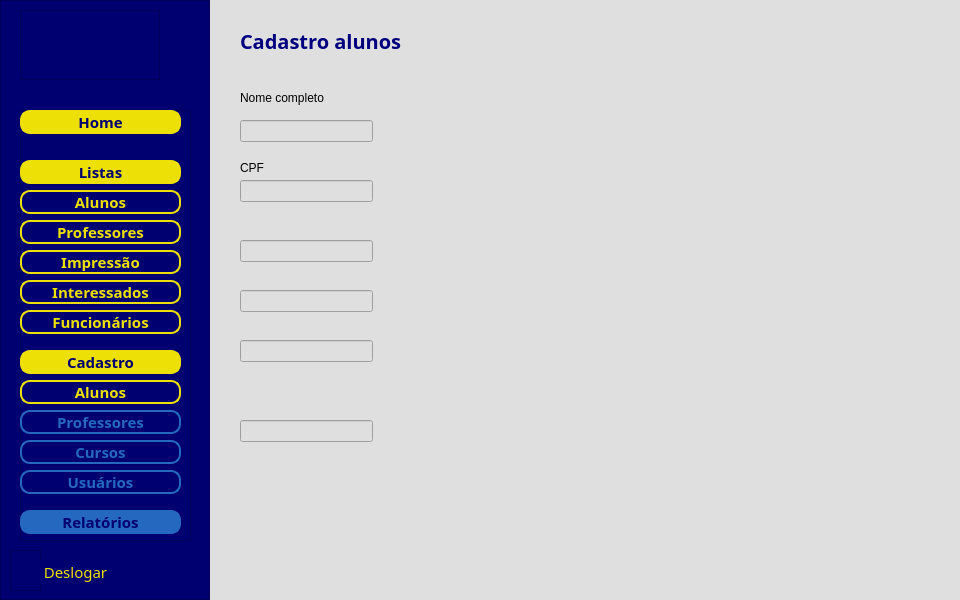
<?xml version="1.0" encoding="UTF-8"?>
<ui version="4.0">
 <class>menu</class>
 <widget class="QMainWindow" name="menu">
  <property name="geometry">
   <rect>
    <x>0</x>
    <y>0</y>
    <width>960</width>
    <height>600</height>
   </rect>
  </property>
  <property name="minimumSize">
   <size>
    <width>960</width>
    <height>600</height>
   </size>
  </property>
  <property name="maximumSize">
   <size>
    <width>960</width>
    <height>600</height>
   </size>
  </property>
  <property name="sizeIncrement">
   <size>
    <width>960</width>
    <height>600</height>
   </size>
  </property>
  <property name="baseSize">
   <size>
    <width>960</width>
    <height>600</height>
   </size>
  </property>
  <property name="font">
   <font>
    <bold>true</bold>
   </font>
  </property>
  <property name="windowTitle">
   <string>speak now - menu</string>
  </property>
  <property name="windowIcon">
   <iconset>
    <normaloff>../../../../.designer/REPERTÓRIO/icon.png</normaloff>../../../../.designer/REPERTÓRIO/icon.png</iconset>
  </property>
  <property name="styleSheet">
   <string notr="true">background-color: rgb(223, 223, 223);</string>
  </property>
  <widget class="QWidget" name="centralwidget">
   <property name="cursor">
    <cursorShape>ArrowCursor</cursorShape>
   </property>
   <property name="mouseTracking">
    <bool>false</bool>
   </property>
   <layout class="QHBoxLayout" name="horizontalLayout">
    <property name="spacing">
     <number>0</number>
    </property>
    <property name="leftMargin">
     <number>0</number>
    </property>
    <property name="topMargin">
     <number>0</number>
    </property>
    <property name="rightMargin">
     <number>0</number>
    </property>
    <property name="bottomMargin">
     <number>0</number>
    </property>
    <item>
     <widget class="QFrame" name="content">
      <property name="enabled">
       <bool>true</bool>
      </property>
      <property name="minimumSize">
       <size>
        <width>210</width>
        <height>23</height>
       </size>
      </property>
      <property name="maximumSize">
       <size>
        <width>65</width>
        <height>16777215</height>
       </size>
      </property>
      <property name="baseSize">
       <size>
        <width>3</width>
        <height>0</height>
       </size>
      </property>
      <property name="styleSheet">
       <string notr="true">background-color: rgb(0, 0, 112);</string>
      </property>
      <property name="frameShape">
       <enum>QFrame::StyledPanel</enum>
      </property>
      <property name="frameShadow">
       <enum>QFrame::Raised</enum>
      </property>
      <widget class="QFrame" name="frame">
       <property name="geometry">
        <rect>
         <x>20</x>
         <y>10</y>
         <width>140</width>
         <height>70</height>
        </rect>
       </property>
       <property name="minimumSize">
        <size>
         <width>140</width>
         <height>70</height>
        </size>
       </property>
       <property name="maximumSize">
        <size>
         <width>140</width>
         <height>70</height>
        </size>
       </property>
       <property name="sizeIncrement">
        <size>
         <width>140</width>
         <height>70</height>
        </size>
       </property>
       <property name="styleSheet">
        <string notr="true">QFrame {
	background-image: url(:/img/logo_menu.png);
	background-repeat: no-repeat;
	background-position: center;
}</string>
       </property>
       <property name="frameShape">
        <enum>QFrame::StyledPanel</enum>
       </property>
       <property name="frameShadow">
        <enum>QFrame::Raised</enum>
       </property>
      </widget>
      <widget class="QFrame" name="frame_2">
       <property name="geometry">
        <rect>
         <x>20</x>
         <y>110</y>
         <width>171</width>
         <height>431</height>
        </rect>
       </property>
       <property name="frameShape">
        <enum>QFrame::StyledPanel</enum>
       </property>
       <property name="frameShadow">
        <enum>QFrame::Raised</enum>
       </property>
       <widget class="QPushButton" name="pushButton_home">
        <property name="geometry">
         <rect>
          <x>0</x>
          <y>0</y>
          <width>161</width>
          <height>24</height>
         </rect>
        </property>
        <property name="font">
         <font>
          <pointsize>-1</pointsize>
          <italic>false</italic>
          <bold>true</bold>
         </font>
        </property>
        <property name="styleSheet">
         <string notr="true">QPushButton {
	
	background-color: rgb(237, 224, 7);
	font: 15px Montserrat, sans-serif;
	font-weight: bold;
	border: 2px solid #ede007 ;
	border-radius: 10px;
	
	color: rgb(0, 0, 112);
}

QPushButton:hover {
	background-color: rgb(237, 224, 7);
	border-radius: 10px;
	color: rgb(0, 0, 112);
}

QPushButton:pressed {
	background-color: rgb(211, 214, 4);
}</string>
        </property>
        <property name="text">
         <string>Home</string>
        </property>
       </widget>
       <widget class="QPushButton" name="pushButton_listas">
        <property name="geometry">
         <rect>
          <x>0</x>
          <y>50</y>
          <width>161</width>
          <height>24</height>
         </rect>
        </property>
        <property name="font">
         <font>
          <pointsize>-1</pointsize>
          <italic>false</italic>
          <bold>true</bold>
         </font>
        </property>
        <property name="layoutDirection">
         <enum>Qt::RightToLeft</enum>
        </property>
        <property name="styleSheet">
         <string notr="true">QPushButton {
	
	background-color: rgb(237, 224, 7);
	font: 15px Montserrat, sans-serif;
	font-weight: bold;
	border: 2px solid #ede007 ;
	border-radius: 10px;
	
	color: rgb(0, 0, 112);
}

QPushButton:hover {
	background-color: rgb(237, 224, 7);
	border-radius: 10px;
	color: rgb(0, 0, 112);
}

QPushButton:pressed {
	background-color: rgb(211, 214, 4);
}</string>
        </property>
        <property name="text">
         <string>Listas</string>
        </property>
       </widget>
       <widget class="QPushButton" name="pushButton_listas_alunos">
        <property name="geometry">
         <rect>
          <x>0</x>
          <y>80</y>
          <width>161</width>
          <height>24</height>
         </rect>
        </property>
        <property name="font">
         <font>
          <pointsize>-1</pointsize>
          <italic>false</italic>
          <bold>true</bold>
         </font>
        </property>
        <property name="styleSheet">
         <string notr="true">QPushButton {
	font: 15px Montserrat, sans-serif;
	font-weight: bold;
	border: 2px solid #ede007 ;
	border-radius: 10px;
	color: rgb(237, 224, 7);
}

QPushButton:hover {
	background-color: rgb(237, 224, 7);
	border-radius: 10px;
	color: rgb(0, 0, 112);
}

QPushButton:pressed {
	background-color: rgb(211, 214, 4);
}</string>
        </property>
        <property name="text">
         <string>Alunos</string>
        </property>
       </widget>
       <widget class="QPushButton" name="pushButton_listas_professores">
        <property name="geometry">
         <rect>
          <x>0</x>
          <y>110</y>
          <width>161</width>
          <height>24</height>
         </rect>
        </property>
        <property name="font">
         <font>
          <pointsize>-1</pointsize>
          <italic>false</italic>
          <bold>true</bold>
         </font>
        </property>
        <property name="styleSheet">
         <string notr="true">QPushButton {
	font: 15px Montserrat, sans-serif;
	font-weight: bold;
	border: 2px solid #ede007 ;
	border-radius: 10px;
	color: rgb(237, 224, 7);
}

QPushButton:hover {
	background-color: rgb(237, 224, 7);
	border-radius: 10px;
	color: rgb(0, 0, 112);
}

QPushButton:pressed {
	background-color: rgb(211, 214, 4);
}</string>
        </property>
        <property name="text">
         <string>Professores</string>
        </property>
       </widget>
       <widget class="QPushButton" name="pushButton_listas_cursos">
        <property name="geometry">
         <rect>
          <x>0</x>
          <y>140</y>
          <width>161</width>
          <height>24</height>
         </rect>
        </property>
        <property name="font">
         <font>
          <pointsize>-1</pointsize>
          <italic>false</italic>
          <bold>true</bold>
         </font>
        </property>
        <property name="styleSheet">
         <string notr="true">QPushButton {
	font: 15px Montserrat, sans-serif;
	font-weight: bold;
	border: 2px solid #ede007 ;
	border-radius: 10px;
	color: rgb(237, 224, 7);
}

QPushButton:hover {
	background-color: rgb(237, 224, 7);
	border-radius: 10px;
	color: rgb(0, 0, 112);
}

QPushButton:pressed {
	background-color: rgb(211, 214, 4);
}</string>
        </property>
        <property name="text">
         <string>Impressão</string>
        </property>
       </widget>
       <widget class="QPushButton" name="pushButton_listas_usuarios">
        <property name="geometry">
         <rect>
          <x>0</x>
          <y>200</y>
          <width>161</width>
          <height>24</height>
         </rect>
        </property>
        <property name="font">
         <font>
          <pointsize>-1</pointsize>
          <italic>false</italic>
          <bold>true</bold>
         </font>
        </property>
        <property name="styleSheet">
         <string notr="true">QPushButton {
	font: 15px Montserrat, sans-serif;
	font-weight: bold;
	border: 2px solid #ede007 ;
	border-radius: 10px;
	color: rgb(237, 224, 7);
}

QPushButton:hover {
	background-color: rgb(237, 224, 7);
	border-radius: 10px;
	color: rgb(0, 0, 112);
}

QPushButton:pressed {
	background-color: rgb(211, 214, 4);
}</string>
        </property>
        <property name="text">
         <string>Funcionários</string>
        </property>
       </widget>
       <widget class="QPushButton" name="pushButton_cadastro">
        <property name="geometry">
         <rect>
          <x>0</x>
          <y>240</y>
          <width>161</width>
          <height>24</height>
         </rect>
        </property>
        <property name="font">
         <font>
          <pointsize>-1</pointsize>
          <italic>false</italic>
          <bold>true</bold>
         </font>
        </property>
        <property name="styleSheet">
         <string notr="true">QPushButton {
	
	background-color: rgb(237, 224, 7);
	font: 15px Montserrat, sans-serif;
	font-weight: bold;
	border: 2px solid #ede007 ;
	border-radius: 10px;
	
	color: rgb(0, 0, 112);
}

QPushButton:hover {
	background-color: rgb(237, 224, 7);
	border-radius: 10px;
	color: rgb(0, 0, 112);
}

QPushButton:pressed {
	background-color: rgb(211, 214, 4);
}</string>
        </property>
        <property name="text">
         <string>Cadastro</string>
        </property>
       </widget>
       <widget class="QPushButton" name="pushButton_cadastro_alunos">
        <property name="geometry">
         <rect>
          <x>0</x>
          <y>270</y>
          <width>161</width>
          <height>24</height>
         </rect>
        </property>
        <property name="font">
         <font>
          <pointsize>-1</pointsize>
          <italic>false</italic>
          <bold>true</bold>
         </font>
        </property>
        <property name="styleSheet">
         <string notr="true">QPushButton {
	font: 15px Montserrat, sans-serif;
	font-weight: bold;
	border: 2px solid #ede007 ;
	border-radius: 10px;
	color: rgb(237, 224, 7);
}

QPushButton:hover {
	background-color: rgb(237, 224, 7);
	border-radius: 10px;
	color: rgb(0, 0, 112);
}

QPushButton:pressed {
	background-color: rgb(211, 214, 4);
}</string>
        </property>
        <property name="text">
         <string>Alunos</string>
        </property>
       </widget>
       <widget class="QPushButton" name="pushButton_cadastro_professores">
        <property name="geometry">
         <rect>
          <x>0</x>
          <y>300</y>
          <width>161</width>
          <height>24</height>
         </rect>
        </property>
        <property name="font">
         <font>
          <pointsize>-1</pointsize>
          <italic>false</italic>
          <bold>true</bold>
         </font>
        </property>
        <property name="styleSheet">
         <string notr="true">QPushButton {
	font: 15px Montserrat, sans-serif;
	font-weight: bold;
	border: 2px solid rgb(37, 104, 191);
	border-radius: 10px;
	color: rgb(37, 104, 191);
}</string>
        </property>
        <property name="text">
         <string>Professores</string>
        </property>
       </widget>
       <widget class="QPushButton" name="pushButton_cadastro_cursos">
        <property name="geometry">
         <rect>
          <x>0</x>
          <y>330</y>
          <width>161</width>
          <height>24</height>
         </rect>
        </property>
        <property name="font">
         <font>
          <pointsize>-1</pointsize>
          <italic>false</italic>
          <bold>true</bold>
         </font>
        </property>
        <property name="styleSheet">
         <string notr="true">QPushButton {
	font: 15px Montserrat, sans-serif;
	font-weight: bold;
	border: 2px solid rgb(37, 104, 191);
	border-radius: 10px;
	color: rgb(37, 104, 191);
}</string>
        </property>
        <property name="text">
         <string>Cursos</string>
        </property>
       </widget>
       <widget class="QPushButton" name="pushButton_cadastro_usuarios">
        <property name="geometry">
         <rect>
          <x>0</x>
          <y>360</y>
          <width>161</width>
          <height>24</height>
         </rect>
        </property>
        <property name="font">
         <font>
          <pointsize>-1</pointsize>
          <italic>false</italic>
          <bold>true</bold>
         </font>
        </property>
        <property name="styleSheet">
         <string notr="true">QPushButton {
	font: 15px Montserrat, sans-serif;
	font-weight: bold;
	border: 2px solid rgb(37, 104, 191);
	border-radius: 10px;
	color: rgb(37, 104, 191);
}</string>
        </property>
        <property name="text">
         <string>Usuários</string>
        </property>
       </widget>
       <widget class="QPushButton" name="pushButton_cadastro_2">
        <property name="geometry">
         <rect>
          <x>0</x>
          <y>400</y>
          <width>161</width>
          <height>24</height>
         </rect>
        </property>
        <property name="font">
         <font>
          <pointsize>-1</pointsize>
          <italic>false</italic>
          <bold>true</bold>
         </font>
        </property>
        <property name="styleSheet">
         <string notr="true">QPushButton {
	
	background-color: rgb(37, 104, 191);
	font: 15px Montserrat, sans-serif;
	font-weight: bold;
	border: 2px solid rgb(37, 104, 191);
	border-radius: 10px;
	color: rgb(0, 0, 112);
}
</string>
        </property>
        <property name="text">
         <string>Relatórios</string>
        </property>
       </widget>
       <widget class="QPushButton" name="pushButton_listas_cursos_2">
        <property name="geometry">
         <rect>
          <x>0</x>
          <y>170</y>
          <width>161</width>
          <height>24</height>
         </rect>
        </property>
        <property name="font">
         <font>
          <pointsize>-1</pointsize>
          <italic>false</italic>
          <bold>true</bold>
         </font>
        </property>
        <property name="styleSheet">
         <string notr="true">QPushButton {
	font: 15px Montserrat, sans-serif;
	font-weight: bold;
	border: 2px solid #ede007 ;
	border-radius: 10px;
	color: rgb(237, 224, 7);
}

QPushButton:hover {
	background-color: rgb(237, 224, 7);
	border-radius: 10px;
	color: rgb(0, 0, 112);
}

QPushButton:pressed {
	background-color: rgb(211, 214, 4);
}</string>
        </property>
        <property name="text">
         <string>Interessados</string>
        </property>
       </widget>
      </widget>
      <widget class="QFrame" name="btn_deslogar">
       <property name="geometry">
        <rect>
         <x>10</x>
         <y>550</y>
         <width>31</width>
         <height>41</height>
        </rect>
       </property>
       <property name="styleSheet">
        <string notr="true">QFrame {	
	background-image: url(:/menu_img/menu_deslogar.png);
	background-repeat: no-repeat;
	background-position: center;
}</string>
       </property>
       <property name="frameShape">
        <enum>QFrame::StyledPanel</enum>
       </property>
       <property name="frameShadow">
        <enum>QFrame::Raised</enum>
       </property>
      </widget>
      <widget class="QPushButton" name="pushButton">
       <property name="geometry">
        <rect>
         <x>40</x>
         <y>560</y>
         <width>71</width>
         <height>24</height>
        </rect>
       </property>
       <property name="font">
        <font>
         <pointsize>-1</pointsize>
         <italic>false</italic>
         <bold>false</bold>
        </font>
       </property>
       <property name="styleSheet">
        <string notr="true">QPushButton {
	font: 15px Montserrat, sans-serif;
	font-weight: normal;
	background-color: rgb(0, 0, 112);
	color: rgb(237, 224, 7);
	border-radius: 0px;
}</string>
       </property>
       <property name="text">
        <string>Deslogar</string>
       </property>
      </widget>
     </widget>
    </item>
    <item>
     <widget class="QStackedWidget" name="stackedWidget">
      <property name="currentIndex">
       <number>6</number>
      </property>
      <widget class="QWidget" name="pg_home">
       <widget class="QLabel" name="label">
        <property name="geometry">
         <rect>
          <x>20</x>
          <y>10</y>
          <width>341</width>
          <height>81</height>
         </rect>
        </property>
        <property name="styleSheet">
         <string notr="true">QLabel {
	font: 30px Montserrat, sans-serif;
	font-weight: bold;
	border-radius: 10px;
	color: rgb(0, 0, 127);
}</string>
        </property>
        <property name="text">
         <string>Bem-vindo(a)!</string>
        </property>
       </widget>
      </widget>
      <widget class="QWidget" name="pg_listas_alunos">
       <widget class="QLabel" name="label_2">
        <property name="geometry">
         <rect>
          <x>30</x>
          <y>12</y>
          <width>111</width>
          <height>31</height>
         </rect>
        </property>
        <property name="styleSheet">
         <string notr="true">QLabel {
	font: 15px Montserrat, sans-serif;
	font-weight: normal;
	border-radius: 10px;
	color: rgb(0, 0, 127);
}</string>
        </property>
        <property name="text">
         <string>Listas/ alunos</string>
        </property>
       </widget>
       <widget class="QTableWidget" name="tableWidget">
        <property name="geometry">
         <rect>
          <x>30</x>
          <y>110</y>
          <width>701</width>
          <height>471</height>
         </rect>
        </property>
        <column>
         <property name="text">
          <string>NOME</string>
         </property>
        </column>
        <column>
         <property name="text">
          <string>CPF</string>
         </property>
        </column>
        <column>
         <property name="text">
          <string>TELEFONE</string>
         </property>
        </column>
        <column>
         <property name="text">
          <string>CURSO</string>
         </property>
        </column>
        <column>
         <property name="text">
          <string>MATRICULA</string>
         </property>
        </column>
        <column>
         <property name="text">
          <string>SEMESTRE</string>
         </property>
        </column>
        <column>
         <property name="text">
          <string>STATUS</string>
         </property>
        </column>
       </widget>
       <widget class="QLabel" name="label_10">
        <property name="geometry">
         <rect>
          <x>30</x>
          <y>60</y>
          <width>271</width>
          <height>31</height>
         </rect>
        </property>
        <property name="styleSheet">
         <string notr="true">QLabel {
	font: 25px Montserrat, sans-serif;
	font-weight: bold;
	border-radius: 10px;
	color: rgb(0, 0, 127);
}</string>
        </property>
        <property name="text">
         <string>Informações alunos</string>
        </property>
       </widget>
      </widget>
      <widget class="QWidget" name="pg_listas_professores">
       <widget class="QTableWidget" name="tableWidget_2">
        <property name="geometry">
         <rect>
          <x>30</x>
          <y>110</y>
          <width>701</width>
          <height>451</height>
         </rect>
        </property>
        <column>
         <property name="text">
          <string>NOME</string>
         </property>
        </column>
        <column>
         <property name="text">
          <string>CPF</string>
         </property>
        </column>
        <column>
         <property name="text">
          <string>TELEFONE</string>
         </property>
        </column>
        <column>
         <property name="text">
          <string>CURSO</string>
         </property>
        </column>
        <column>
         <property name="text">
          <string>MATRICULA</string>
         </property>
        </column>
        <column>
         <property name="text">
          <string>QUANT.</string>
         </property>
        </column>
        <column>
         <property name="text">
          <string>STATUS</string>
         </property>
        </column>
       </widget>
       <widget class="QLabel" name="label_11">
        <property name="geometry">
         <rect>
          <x>30</x>
          <y>60</y>
          <width>331</width>
          <height>31</height>
         </rect>
        </property>
        <property name="styleSheet">
         <string notr="true">QLabel {
	font: 25px Montserrat, sans-serif;
	font-weight: bold;
	border-radius: 10px;
	color: rgb(0, 0, 127);
}</string>
        </property>
        <property name="text">
         <string>Informações professores</string>
        </property>
       </widget>
       <widget class="QLabel" name="label_3">
        <property name="geometry">
         <rect>
          <x>30</x>
          <y>12</y>
          <width>151</width>
          <height>31</height>
         </rect>
        </property>
        <property name="styleSheet">
         <string notr="true">QLabel {
	font: 15px Montserrat, sans-serif;
	font-weight: normal;
	border-radius: 10px;
	color: rgb(0, 0, 127);
}</string>
        </property>
        <property name="text">
         <string>Listas/ professores</string>
        </property>
       </widget>
      </widget>
      <widget class="QWidget" name="pg_listas_impressao">
       <widget class="QLabel" name="label_12">
        <property name="geometry">
         <rect>
          <x>30</x>
          <y>60</y>
          <width>351</width>
          <height>31</height>
         </rect>
        </property>
        <property name="styleSheet">
         <string notr="true">QLabel {
	font: 25px Montserrat, sans-serif;
	font-weight: bold;
	border-radius: 10px;
	color: rgb(0, 0, 127);
}</string>
        </property>
        <property name="text">
         <string>Informações de impressão</string>
        </property>
       </widget>
       <widget class="QLabel" name="label_4">
        <property name="geometry">
         <rect>
          <x>30</x>
          <y>12</y>
          <width>151</width>
          <height>31</height>
         </rect>
        </property>
        <property name="styleSheet">
         <string notr="true">QLabel {
	font: 15px Montserrat, sans-serif;
	font-weight: normal;
	border-radius: 10px;
	color: rgb(0, 0, 127);
}</string>
        </property>
        <property name="text">
         <string>Listas/ impressão</string>
        </property>
       </widget>
       <widget class="QLabel" name="label_16">
        <property name="geometry">
         <rect>
          <x>30</x>
          <y>160</y>
          <width>351</width>
          <height>31</height>
         </rect>
        </property>
        <property name="styleSheet">
         <string notr="true">QLabel {
	font: 25px Montserrat, sans-serif;
	font-weight: bold;
	color: rgb(0, 0, 127);
	background-color: rgb(255, 255, 127);
}</string>
        </property>
        <property name="text">
         <string>&lt;html&gt;&lt;head/&gt;&lt;body&gt;&lt;p align=&quot;center&quot;&gt;&lt;span style=&quot; font-size:19pt;&quot;&gt;Pop-ups de impressão&lt;/span&gt;&lt;/p&gt;&lt;/body&gt;&lt;/html&gt;</string>
        </property>
       </widget>
      </widget>
      <widget class="QWidget" name="pg_listas_interessados">
       <widget class="QTableWidget" name="tableWidget_3">
        <property name="geometry">
         <rect>
          <x>30</x>
          <y>110</y>
          <width>501</width>
          <height>451</height>
         </rect>
        </property>
        <column>
         <property name="text">
          <string>NOME</string>
         </property>
        </column>
        <column>
         <property name="text">
          <string>CPF</string>
         </property>
        </column>
        <column>
         <property name="text">
          <string>TELEFONE</string>
         </property>
        </column>
        <column>
         <property name="text">
          <string>CURSO</string>
         </property>
        </column>
        <column>
         <property name="text">
          <string>STATUS</string>
         </property>
        </column>
       </widget>
       <widget class="QLabel" name="label_9">
        <property name="geometry">
         <rect>
          <x>30</x>
          <y>12</y>
          <width>151</width>
          <height>31</height>
         </rect>
        </property>
        <property name="styleSheet">
         <string notr="true">QLabel {
	font: 15px Montserrat, sans-serif;
	font-weight: normal;
	border-radius: 10px;
	color: rgb(0, 0, 127);
}</string>
        </property>
        <property name="text">
         <string>Listas/ interessados</string>
        </property>
       </widget>
       <widget class="QLabel" name="label_13">
        <property name="geometry">
         <rect>
          <x>30</x>
          <y>60</y>
          <width>401</width>
          <height>31</height>
         </rect>
        </property>
        <property name="styleSheet">
         <string notr="true">QLabel {
	font: 25px Montserrat, sans-serif;
	font-weight: bold;
	border-radius: 10px;
	color: rgb(0, 0, 127);
}</string>
        </property>
        <property name="text">
         <string>Informações de interessados</string>
        </property>
       </widget>
      </widget>
      <widget class="QWidget" name="pg_listas_funcionarios">
       <widget class="QTableWidget" name="tableWidget_4">
        <property name="geometry">
         <rect>
          <x>30</x>
          <y>110</y>
          <width>601</width>
          <height>451</height>
         </rect>
        </property>
        <column>
         <property name="text">
          <string>NOME</string>
         </property>
        </column>
        <column>
         <property name="text">
          <string>CPF</string>
         </property>
        </column>
        <column>
         <property name="text">
          <string>TELEFONE</string>
         </property>
        </column>
        <column>
         <property name="text">
          <string>MATRICULA</string>
         </property>
        </column>
        <column>
         <property name="text">
          <string>FUNÇÃO</string>
         </property>
        </column>
        <column>
         <property name="text">
          <string>CARGO</string>
         </property>
        </column>
       </widget>
       <widget class="QLabel" name="label_14">
        <property name="geometry">
         <rect>
          <x>30</x>
          <y>12</y>
          <width>151</width>
          <height>31</height>
         </rect>
        </property>
        <property name="styleSheet">
         <string notr="true">QLabel {
	font: 15px Montserrat, sans-serif;
	font-weight: normal;
	border-radius: 10px;
	color: rgb(0, 0, 127);
}</string>
        </property>
        <property name="text">
         <string>Listas/ funcionários</string>
        </property>
       </widget>
       <widget class="QLabel" name="label_15">
        <property name="geometry">
         <rect>
          <x>30</x>
          <y>60</y>
          <width>341</width>
          <height>31</height>
         </rect>
        </property>
        <property name="styleSheet">
         <string notr="true">QLabel {
	font: 25px Montserrat, sans-serif;
	font-weight: bold;
	border-radius: 10px;
	color: rgb(0, 0, 127);
}</string>
        </property>
        <property name="text">
         <string>Informações funcionários</string>
        </property>
       </widget>
      </widget>
      <widget class="QWidget" name="pg_cadastro_alunos">
       <widget class="QLabel" name="label_5">
        <property name="geometry">
         <rect>
          <x>30</x>
          <y>20</y>
          <width>291</width>
          <height>41</height>
         </rect>
        </property>
        <property name="styleSheet">
         <string notr="true">QLabel {
	font: 20px Montserrat, sans-serif;
	font-weight: bold;
	border-radius: 10px;
	color: rgb(0, 0, 127);
}</string>
        </property>
        <property name="text">
         <string>Cadastro alunos</string>
        </property>
       </widget>
       <widget class="QLineEdit" name="lineEdit">
        <property name="geometry">
         <rect>
          <x>30</x>
          <y>420</y>
          <width>133</width>
          <height>22</height>
         </rect>
        </property>
       </widget>
       <widget class="QLineEdit" name="lineEdit_2">
        <property name="geometry">
         <rect>
          <x>30</x>
          <y>340</y>
          <width>133</width>
          <height>22</height>
         </rect>
        </property>
       </widget>
       <widget class="QLineEdit" name="lineEdit_4">
        <property name="geometry">
         <rect>
          <x>30</x>
          <y>240</y>
          <width>133</width>
          <height>22</height>
         </rect>
        </property>
       </widget>
       <widget class="QLineEdit" name="lineEdit_5">
        <property name="geometry">
         <rect>
          <x>30</x>
          <y>180</y>
          <width>133</width>
          <height>22</height>
         </rect>
        </property>
       </widget>
       <widget class="QLineEdit" name="lineEdit_6">
        <property name="geometry">
         <rect>
          <x>30</x>
          <y>120</y>
          <width>133</width>
          <height>22</height>
         </rect>
        </property>
       </widget>
       <widget class="QLineEdit" name="lineEdit_3">
        <property name="geometry">
         <rect>
          <x>30</x>
          <y>290</y>
          <width>133</width>
          <height>22</height>
         </rect>
        </property>
       </widget>
       <widget class="QLabel" name="label_6">
        <property name="geometry">
         <rect>
          <x>30</x>
          <y>90</y>
          <width>171</width>
          <height>16</height>
         </rect>
        </property>
        <property name="text">
         <string>Nome completo</string>
        </property>
       </widget>
       <widget class="QLabel" name="label_7">
        <property name="geometry">
         <rect>
          <x>30</x>
          <y>160</y>
          <width>171</width>
          <height>16</height>
         </rect>
        </property>
        <property name="text">
         <string>CPF</string>
        </property>
       </widget>
      </widget>
     </widget>
    </item>
   </layout>
  </widget>
 </widget>
 <resources>
  <include location="../../img/inicio.qrc"/>
 </resources>
 <connections/>
</ui>
